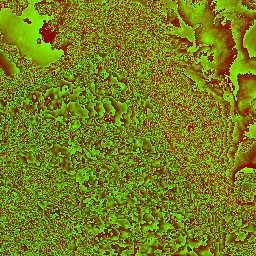
#> input picture agent-apps/trail-replay/samples/terrain/2/0/1.png, 256 x 256 px
$ python -i grade.py   (imports and definitions only)
#> lines starting #> are read from the running program, lines starting #| are printed output that depends on the picture
#!/usr/bin/env python3
"""The photographs made one set: graded once by the look's card over the whole frame, so here they keep their own color
and are only matched to each other.

USAGE (from the workspace root; the files named below are in the run's folder, build/<run>/):
    python3 S/scripts/grade.py recipe            # grade.json: the filter every photograph and clip passes through
    python3 S/scripts/grade.py photos [FILE...]  # copy photos/*.jpg (or the files named) into public/graded/
    python3 S/scripts/grade.py match NAME...     # match the graded photos named into public/matched/
    python3 S/scripts/grade.py show              # print the filter

The film has one grade, the style card's `finish.grade`, which the stage lays over the whole frame; the recipe is
ffmpeg's null filter, so a photograph and a generated clip reach the film with the same color and the card's grade
lands on each once.

The match (storyboard.py draft runs it on the film's photographs): exposure and contrast pulled together across the
set at four fifths strength, and color, the white balance and the saturation, matched in full, so the stops read as one
film. Each photograph's mean brightness moves toward the set's by a gamma and its contrast toward the set's mean; its
saturation takes the set's mean, and the cast of its near-neutral pixels the set's average neutral cast, by bounded
per-channel gains. A photograph with too few near-neutral pixels (a sunset, a desert) keeps its cast, and a night
photograph (mean brightness under half the set's) keeps its own exposure and contrast and takes the set's color.
"""
import argparse
import os
import subprocess
import sys
from concurrent.futures import ThreadPoolExecutor
from pathlib import Path

sys.path.insert(0, str(Path(__file__).resolve().parent))
import _env  # noqa: E402

PUBLIC = Path("public")
GRADED = PUBLIC / "graded"


def recipe(taste):
    """The filter the photographs and clips pass through on their way to the film: none, since the card grades the frame."""
    return {"filter": "null", "why": "the photographs keep their own color; the look's card grades the whole frame once"}


# [21 lines left out: functions grade_file, ensure_recipe, not called in this run]


def graded_name(p):
    """The graded copy of a photos file, as a path relative to public/, the folder the renderer serves."""
    return f"graded/{Path(p).name}"


# [12 lines left out: function grade_photos, not called in this run]


MATCHED = PUBLIC / "matched"
STRENGTH = 0.8


def _stats(path):
    from PIL import Image, ImageStat
    im = Image.open(path).convert("RGB")
#> im is the input picture: PIL image 256x256 RGB; mean R, G, B 118.4, 128.5, 0
    small = im.resize((96, 96))
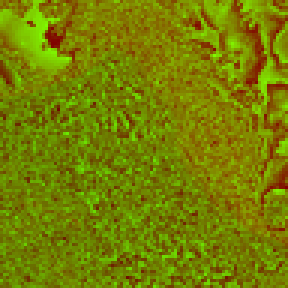
#> small: PIL image 96x96 RGB (shown 3 times larger); mean R, G, B 118.4, 128.5, 0
    m = ImageStat.Stat(small).mean
#> m = [118.4, 128.5, 0]
    lum = 0.2126 * m[0] + 0.7152 * m[1] + 0.0722 * m[2]
#> lum = 117
    neutral = [p for p in small.getdata() if 40 < sum(p) / 3 < 225 and max(p) - min(p) < 0.18 * max(p)]
#> neutral = []
    sat = ImageStat.Stat(small.convert("HSV")).mean[1]
#> sat = 255
    spread = ImageStat.Stat(small.convert("L")).stddev[0]
#> spread = 21.35
    if len(neutral) < 0.06 * 96 * 96:
        return im, lum, None, sat, spread
    nm = [sum(p[c] for p in neutral) / len(neutral) for c in range(3)]
    nl = sum(nm) / 3
    return im, lum, [c / nl for c in nm], sat, spread


# [63 lines left out: functions match_photos, apply_match, match_of, main, not called in this run]


# [2 lines not run here, left out]

>>> result = _stats('../../../agent-apps/trail-replay/samples/terrain/2/0/1.png')
#> result = 5 items
